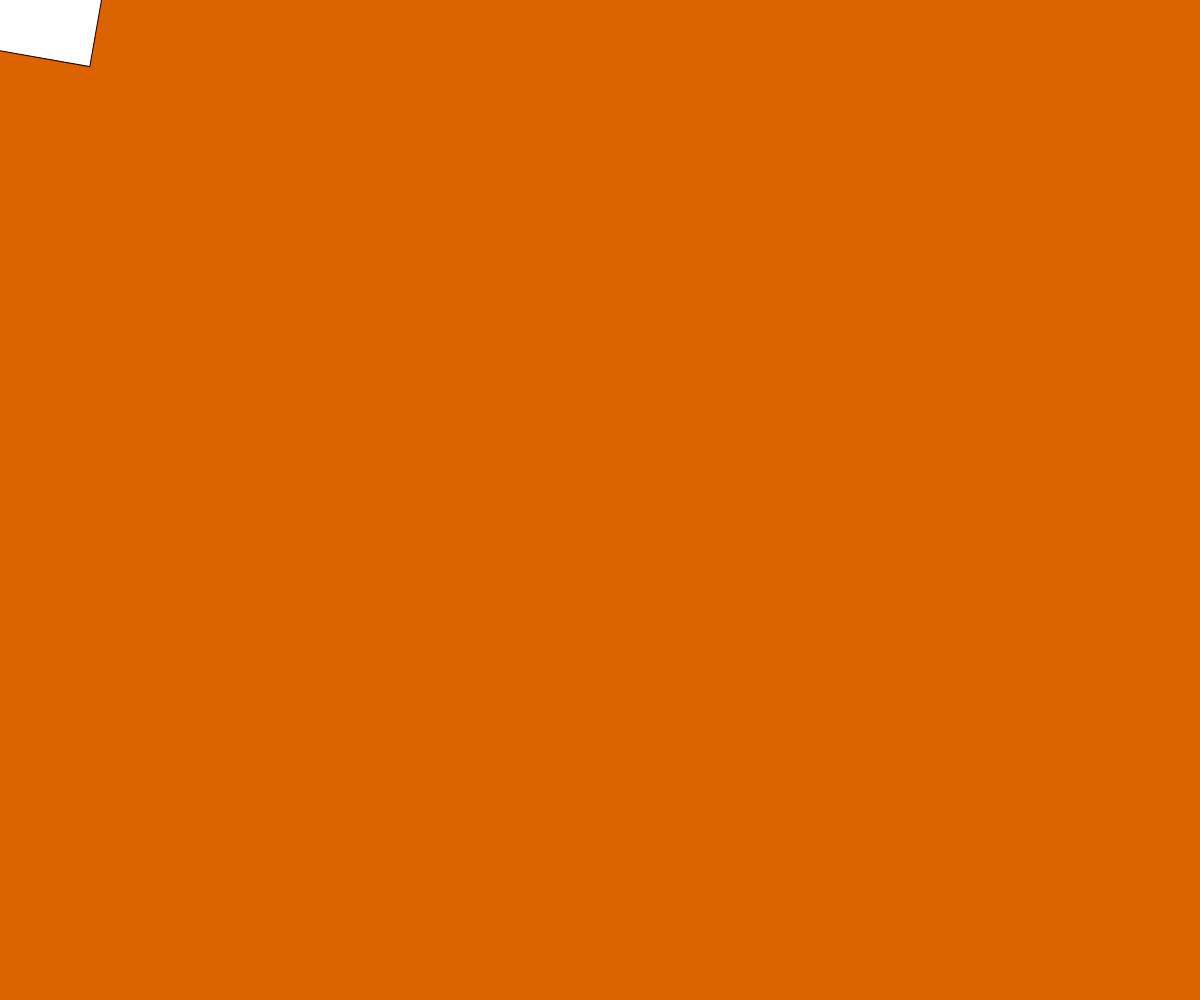
Frame 1 (no input)
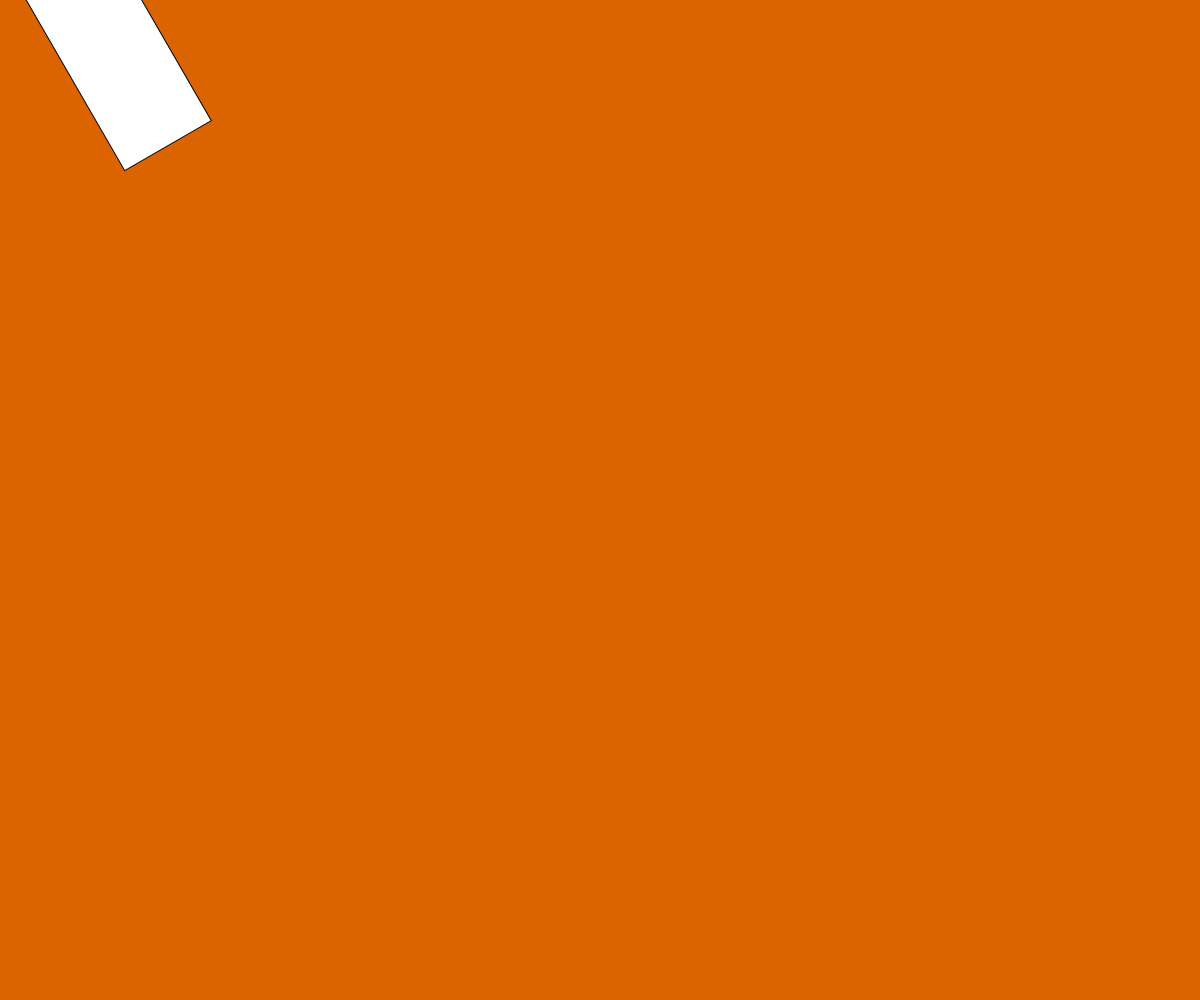
Frame 60 (no input)
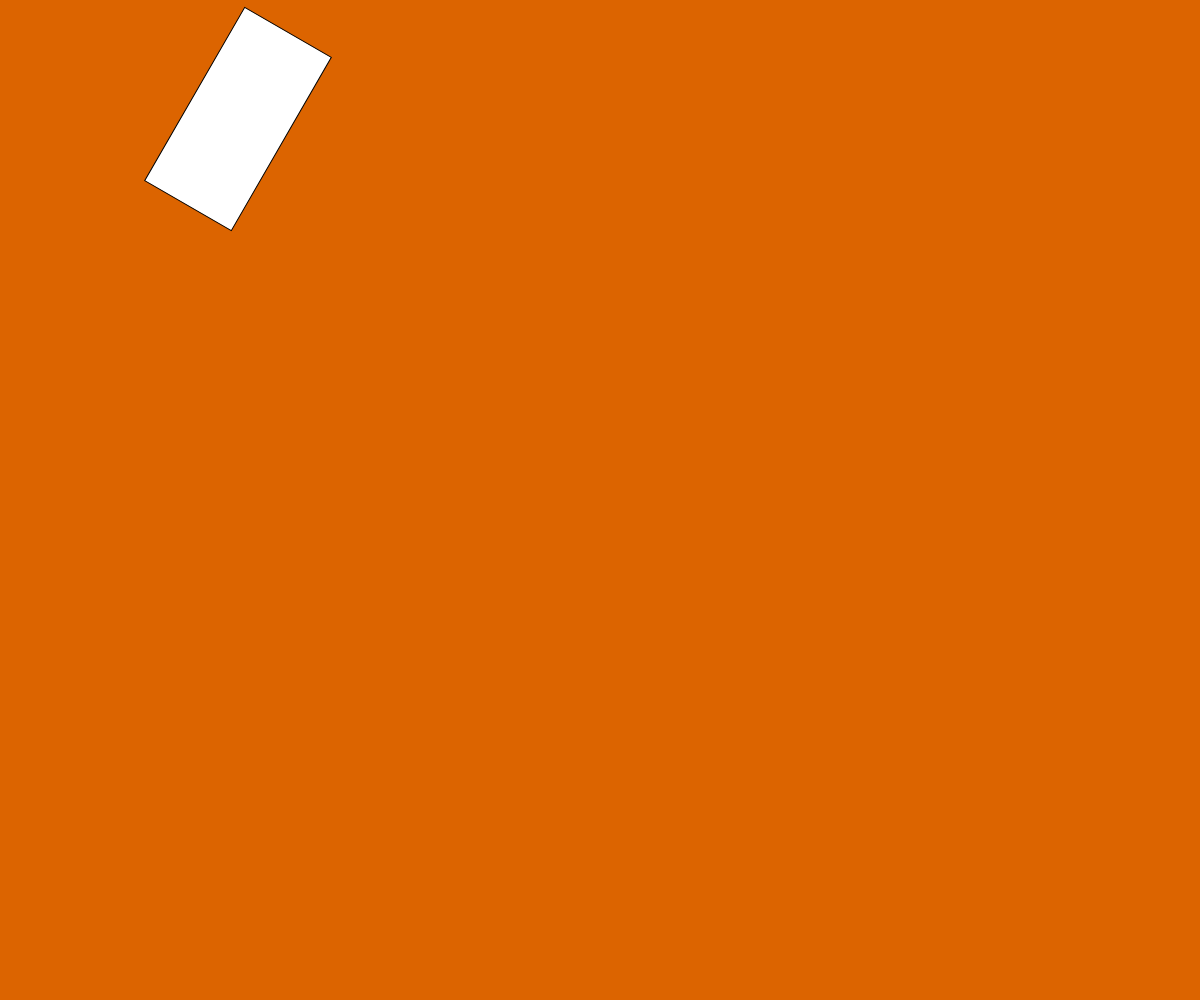
Frame 120 (the mouse pressed at the canvas centre since frame 60)

The p5.js sketch that drew these frames (run headless with seeded random() and noise() and a simulated clock; from frame 60 on, the mouse is pressed at the canvas centre):

// p5.js sketch
// ── sketch.js
let x = 0;
let y= 0 ;

function setup() {
  createCanvas(windowWidth, windowHeight);
  angleMode(DEGREES)
  rectMode(CENTER)
}

function draw() {
  background(220,100,0);
  translate(x,y)
  rotate(10*(1+y))
  x = x + 2
  y++
  rect(0,0,200,100)
}   
